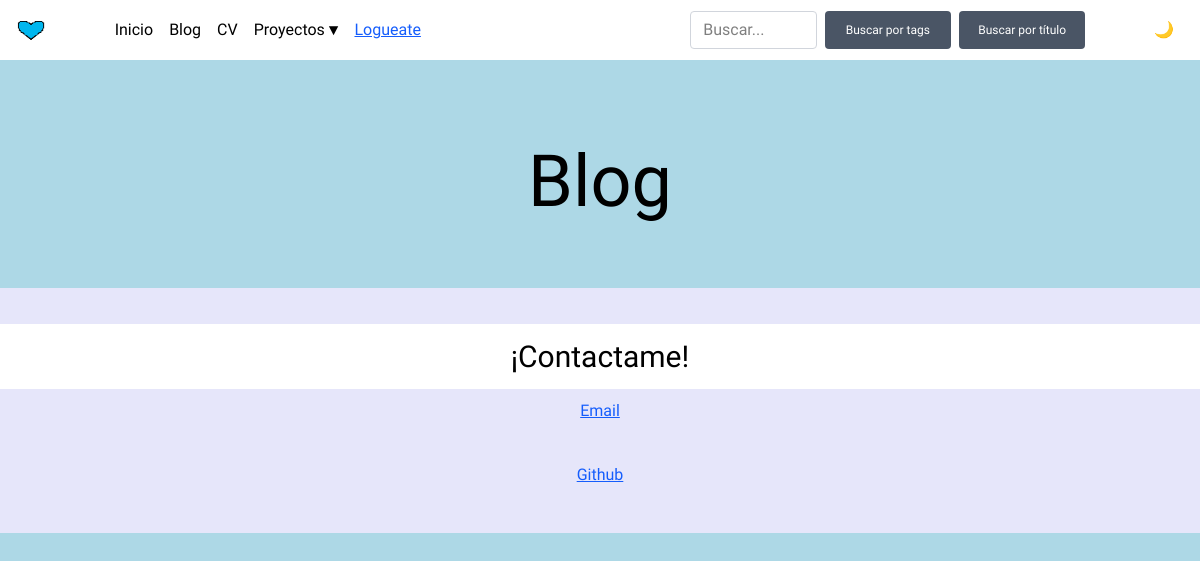
The page /blog/ on the database as committed earlier.
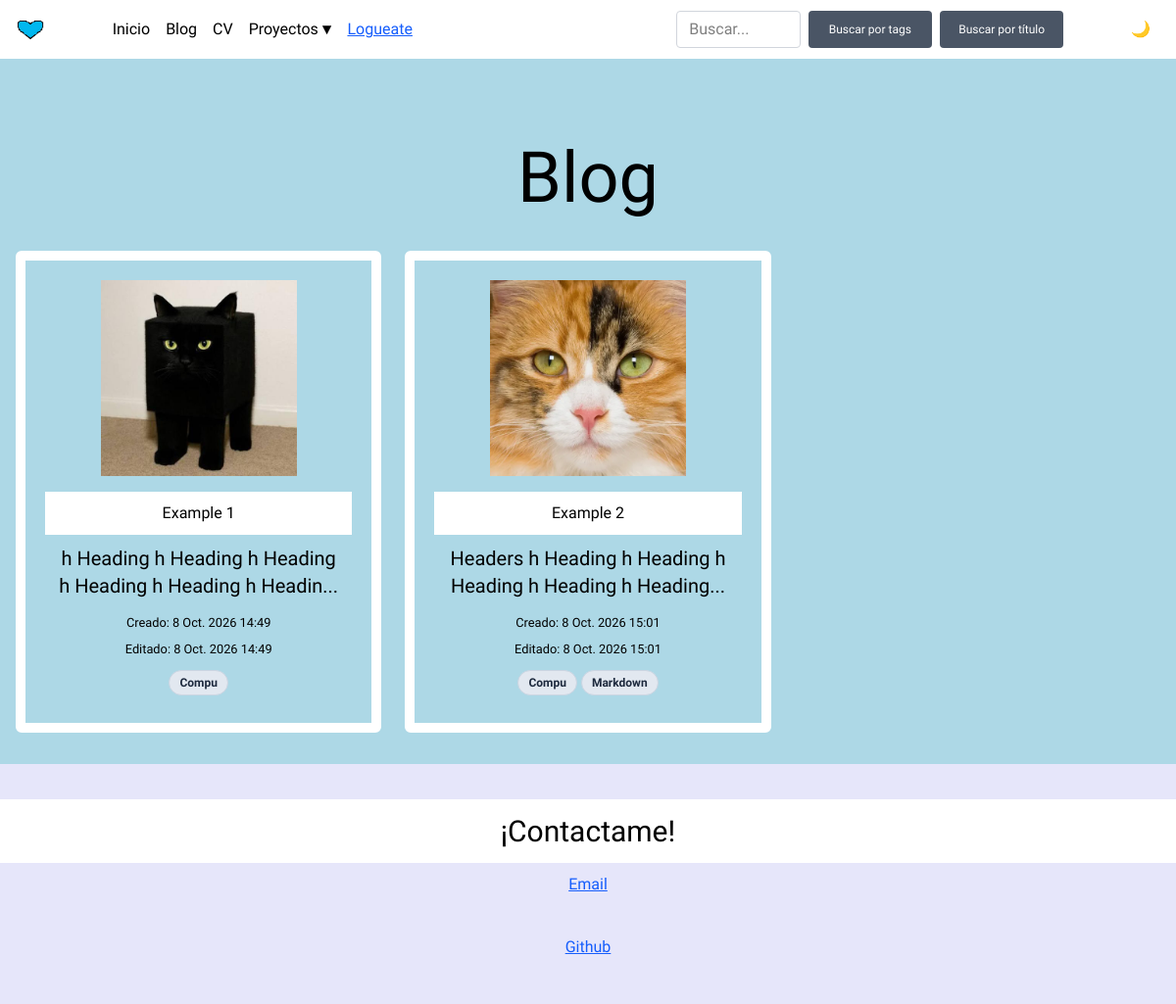
The same page on the database as committed later.
### blog/models.py (models this page shows, shortened)
class Product(models.Model):
    name = models.CharField(max_length=255)
    description = models.TextField()
    image = models.ImageField(upload_to='products/')
    created_at = models.DateTimeField(auto_now_add=True)
    updated_at = models.DateTimeField(auto_now=True)
    tags = models.ManyToManyField(Tag, related_name='products', blank=True)
    def short_description(self):
        if len(self.description) > 100:
            return sub(r'[^a-zA-Z\s.]', '', self.description[:100]) + '...'
        else:
            return sub(r'[^a-zA-Z\s.]', '', self.description)

class Tag(models.Model):
    name = models.CharField(max_length=150)

### blog/views.py (the view)
# urls.py: path('blog/', views.product_list, name='product_list'),
def product_list(request):
    products = Product.objects.all()
    return render(request, 'blogsite/blog.html', {'products': products})

### templates/blogsite/blog.html (shortened to what this page needs)
<!doctype html>
<html lang="es">
  {% load static tailwind_tags %} {% load static %}
  <head>
    {% tailwind_preload_css %} {% tailwind_css %}
  </head>
  <body class="bg-main text-custom">
    <nav class="bg-accent-basic w-full px-4 py-2.5">
      <div class="max-w-7xl mx-auto grid grid-cols-12 items-center gap-4">
        <a class="col-span-2 sm:col-span-1" href="{% url 'index' %}">
          <img
            src="{% static 'icon.png' %}"
            alt="logo"
            class="w-[30px] h-[24px]"
          />
        </a>
        <div
          class="col-span-8 sm:col-span-10 grid grid-cols-1 lg:grid-cols-12 items-center gap-4"
        >
          <ul
            class="lg:col-span-7 grid grid-flow-col auto-cols-max gap-4 items-center"
          >
            <li>
              <a
                class="text-custom hover:opacity-75 font-normal"
                href="{% url 'index' %}"
                >Inicio</a
              >
            </li>
            <li>
              <a
                class="text-custom hover:opacity-75 font-normal"
                href="{% url 'product_list' %}"
                >Blog</a
              >
            </li>
            <li>
              <a
                class="text-custom hover:opacity-75 font-normal"
                href="{% static 'CV.pdf' %}"
                >CV</a
              >
            </li>
            <li class="relative group">
              <button
                type="button"
                class="text-custom hover:opacity-75 inline-grid grid-flow-col items-center gap-1 focus:outline-none"
              >
                Proyectos <span>▼</span>
              </button>
            </li>
            <li>
              {% if user.is_authenticated %}
              <form
                action="{% url 'logout' %}"
                method="post"
                style="display: inline"
              >
                {% csrf_token %}
                <button type="submit" class="link">Deslogueate</button>
              </form>
              {% else %}
              <a href="{% url 'login' %}" class="link">Logueate</a>
              {% endif %}
            </li>
          </ul>
          <form
            class="lg:col-span-5 grid grid-cols-1 sm:grid-cols-3 gap-2"
            method="POST"
            action="{% url 'search' %}"
          >
            <input
              class="px-3 py-1.5 border border-gray-300 rounded text-black w-full"
              type="search"
              placeholder="Buscar..."
              aria-label="Search"
              name="search_query"
            />
            <button
              type="submit"
              class="bg-gray-600 text-white px-3 py-1.5 rounded hover:bg-gray-700 text-xs"
              name="search_tags"
            >
              Buscar por tags
            </button>
            <button
              type="submit"
              class="bg-gray-600 text-white px-3 py-1.5 rounded hover:bg-gray-700 text-xs"
              name="search_products"
            >
              Buscar por título
            </button>
          </form>
        </div>
        <div
          class="col-span-2 sm:col-span-1 grid place-items-center justify-self-end"
        >
          <div class="grid place-items-center">
            <label
              for="mode_dark"
              class="w-10 h-10 grid place-items-center cursor-pointer hidden"
              >🌙</label
            >
          </div>
        </div>
      </div>
    </nav>
    <div class="max-w-7xl mx-auto px-4 mt-12">
      <h1
        class="font-normal text-custom text-[clamp(2.5rem,6vw,4.75rem)] text-center p-[20px_10px]"
      >
        Blog
      </h1>
      <div class="grid grid-cols-1 md:grid-cols-3 gap-6 items-stretch">
        {% for product in products %}
        <div
          class="card-custom rounded-[6px] p-5 text-center flex flex-col justify-between h-full"
        >
          <a
            href="{% url 'product_detail' product.pk %}"
            class="flex flex-col items-center flex-grow"
          >
            <img
              src="{{ product.image.url }}"
              alt="{{ product.created_name }}"
              class="max-w-full h-[200px] object-contain mb-4"
            />
            <h5 class="bg-accent-basic text-custom p-2.5 w-full font-normal">
              {{ product.name }}
            </h5>
            <p class="text-xl text-center p-2.5 text-custom">
              {{ product.short_description }}
            </p>
            <small class="text-custom p-1 block"
              >Creado: {{ product.created_at }}</small
            >
            <small class="text-custom p-1 block"
              >Editado: {{ product.updated_at }}</small
            >
            <div class="flex flex-wrap gap-1 justify-center my-2">
              {% for tag in product.tags.all %}
              <span
                class="inline-block bg-slate-200 text-slate-800 text-xs font-semibold px-2.5 py-1 rounded-full border border-slate-300"
              >
                {{ tag.name }}
              </span>
              {% endfor %}
            </div>
          </a>
        </div>
        {% endfor %}
      </div>
    </div>
    <footer class="bg-accent text-center py-4 mt-8">
      <h4
        class="font-normal text-custom text-[clamp(1.5rem,3vw,1.875rem)] bg-accent-basic p-2.5"
      >
        ¡Contactame!
      </h4>
      <div class="text-center">
        <a
          class="p-2.5 inline-block dark-link link"
          href="mailto:kurokimercedes@gmail.com"
          >Email</a
        >
      </div>
      <div class="text-center">
        <a
          class="p-2.5 inline-block dark-link link"
          href="https://github.com/mechikuroki"
          >Github</a
        >
      </div>
    </footer>
  </body>
</html>

Rows that differ between the two databases and show on the page:
added Product: image (picture), name "Example 1", short_description "h Heading h Heading h Heading h Heading h Heading h Headin...", created_at "8 Oct. 2026 14:49", updated_at "8 Oct. 2026 14:49"
added Tag: name "Compu"
added Product: image (picture), name "Example 2", short_description "Headers h Heading h Heading h Heading h Heading h Heading...", created_at "8 Oct. 2026 15:01", updated_at "8 Oct. 2026 15:01"
added Tag: name "Markdown", shown under "Example 2"
